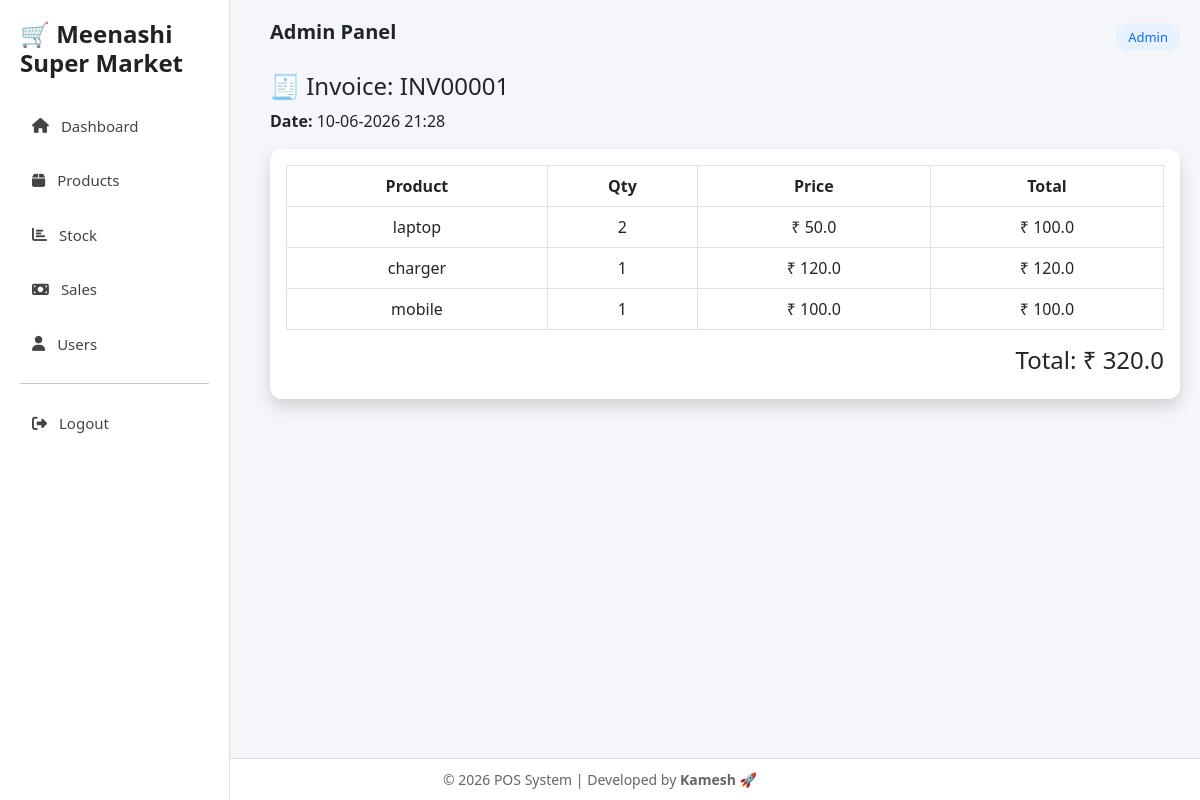
The page /sale/1 (signed in) on the database its author committed.
### models.py (models this page shows)
class Sale(db.Model):
    __tablename__ = "sale"
    id = db.Column(db.Integer, primary_key=True)
    invoice_no = db.Column(db.String(20), unique=True)
    total = db.Column(db.Float)
    payment = db.Column(db.String(20), default="Cash")
    date = db.Column(db.DateTime, default=datetime.utcnow)

class SaleItem(db.Model):
    __tablename__ = "sale_item"
    id = db.Column(db.Integer, primary_key=True)
    sale_id = db.Column(db.Integer)
    product_name = db.Column(db.String(100))
    qty = db.Column(db.Integer)
    price = db.Column(db.Float)

### app.py (the view)
@app.route("/sale/<int:id>")
def sale_detail(id):
    if session.get("role") != "admin":
        return redirect("/")
    items = SaleItem.query.filter_by(sale_id=id).all()
    sale = Sale.query.get(id)
    return render_template("sale_detail.html", items=items, sale=sale)

### templates/sale_detail.html
{% extends "base.html" %}
{% block content %}
<h4>🧾 Invoice: {{sale.invoice_no}}</h4>
<p><b>Date:</b> {{sale.date.strftime("%d-%m-%Y %H:%M")}}</p>
<div class="card p-3 shadow">
<table class="table table-bordered text-center">
<tr>
<th>Product</th>
<th>Qty</th>
<th>Price</th>
<th>Total</th>
</tr>
{% for i in items %}
<tr>
<td>{{i.product_name}}</td>
<td>{{i.qty}}</td>
<td>₹ {{i.price}}</td>
<td>₹ {{i.qty * i.price}}</td>
</tr>
{% endfor %}
</table>
<h4 class="text-end">Total: ₹ {{sale.total}}</h4>
</div>
{% endblock %}

### templates/base.html (shortened to what this page needs)
<!DOCTYPE html>
<html>
<head>
<link href="https://cdn.jsdelivr.net/npm/bootstrap@5.3.0/dist/css/bootstrap.min.css" rel="stylesheet">
<link rel="stylesheet" href="https://cdnjs.cloudflare.com/ajax/libs/font-awesome/6.5.0/css/all.min.css">
</head>
<body>
<div class="sidebar">
    <h4>🛒 Meenashi Super Market</h4>
    {% if session.get("role") == "admin" %}
        <a href="/admin"><i class="fa fa-home"></i> Dashboard</a>
        <a href="/products"><i class="fa fa-box"></i> Products</a>
        <a href="/stock"><i class="fa fa-chart-bar"></i> Stock</a>
        <a href="/sales"><i class="fa fa-money-bill"></i> Sales</a>
        <a href="/users"><i class="fa fa-user"></i> Users</a>
    {% elif session.get("role") == "staff" %}
        <a href="/billing"><i class="fa fa-cash-register"></i> Billing</a>
        <a href="/staff_stock"><i class="fa fa-box"></i> Check Stock</a>
    {% endif %}
    <hr>
    <a href="/logout"><i class="fa fa-sign-out-alt"></i> Logout</a>
</div>
<div class="content">
    <div class="header">
        <h5 class="fw-bold">
            {% if session.get("role") == "admin" %}
                Admin Panel
            {% else %}
                Staff Panel
            {% endif %}
        </h5>
        <div>
            {% if session.get("role") == "admin" %}
                <span class="role-badge admin">Admin</span>
            {% else %}
                <span class="role-badge staff">Staff</span>
            {% endif %}
        </div>
    </div>
    {% block content %}{% endblock %}
</div>
<footer>
    © 2026 POS System | Developed by <b>Kamesh</b> 🚀
</footer>
</body>
</html>

### templates/base.html (style rules this page uses)
html, body { height:100%; }
body { display:flex; flex-direction:column; background:#f4f6f9; font-family:'Segoe UI', sans-serif; }
.sidebar { width:230px; height:100vh; position:fixed; background:#ffffff; border-right:1px solid #e0e0e0; padding:20px; }
.sidebar h4 { font-weight:600; color:#222; margin-bottom:25px; }
.sidebar a { display:flex; align-items:center; gap:12px; padding:12px; margin-bottom:8px; text-decoration:none; color:#444; border-radius:8px; font-size:15px; }
.content { flex:1; margin-left:250px; padding:20px; }
.header { display:flex; justify-content:space-between; align-items:center; margin-bottom:20px; }
.role-badge { padding:5px 12px; border-radius:20px; font-size:13px; font-weight:500; }
.admin { background:#e7f1ff; color:#0d6efd; }
.card { border:none; border-radius:12px; }
.table { background:white; border-radius:10px; }
footer { background:#fff; border-top:1px solid #ddd; text-align:center; padding:10px; font-size:14px; color:#666; }

### rows shown on the page
Sale: invoice_no "INV00001", date "10-06-2026 21:28", total "320.0"
SaleItem: product_name "laptop", qty "2", price "50.0", i.qty*i.price "100.0"
SaleItem: product_name "charger", qty "1", price "120.0", i.qty*i.price "120.0"
SaleItem: product_name "mobile", qty "1", price "100.0", i.qty*i.price "100.0"
